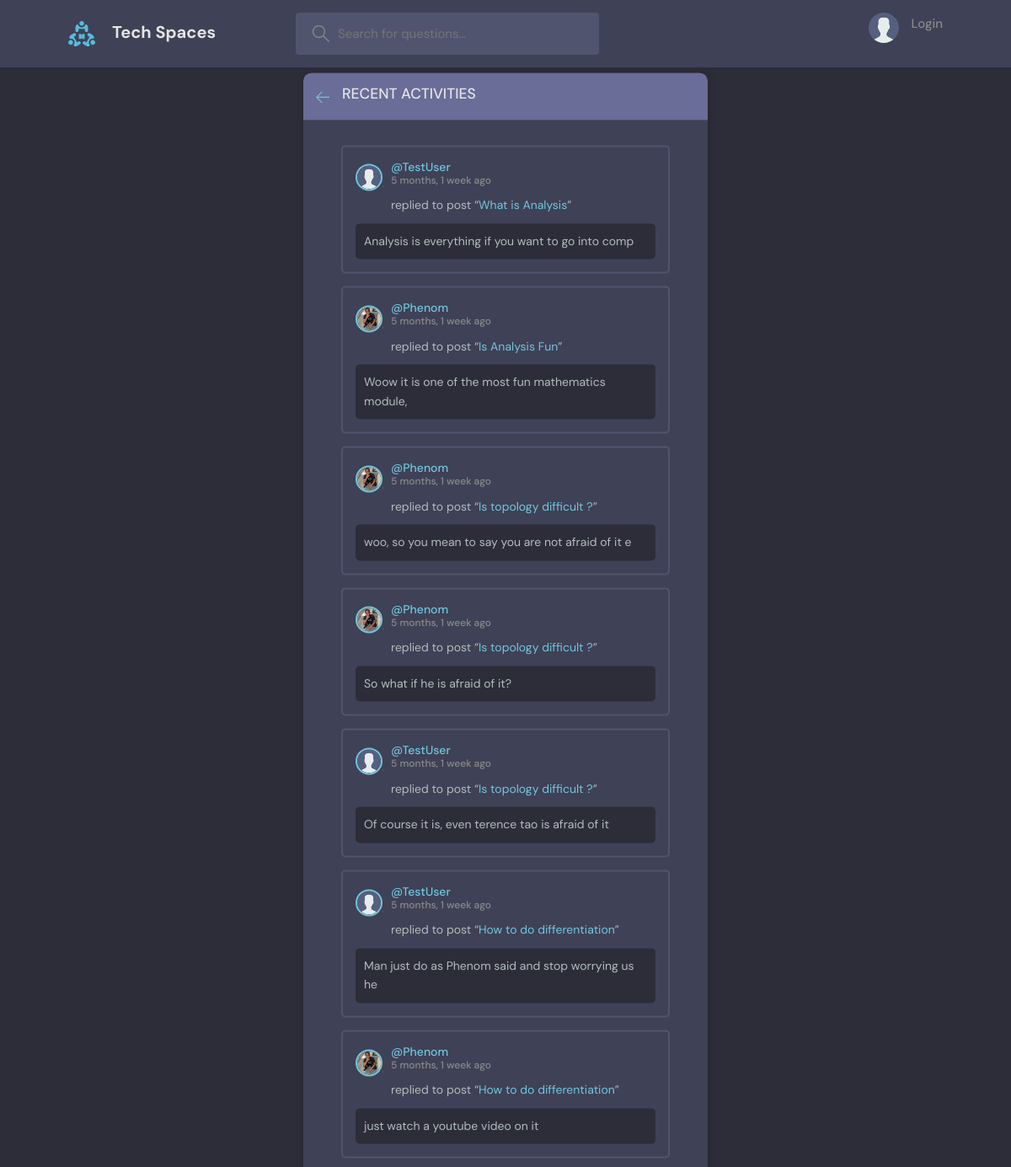
Page /activities/all/ on the earlier database version.
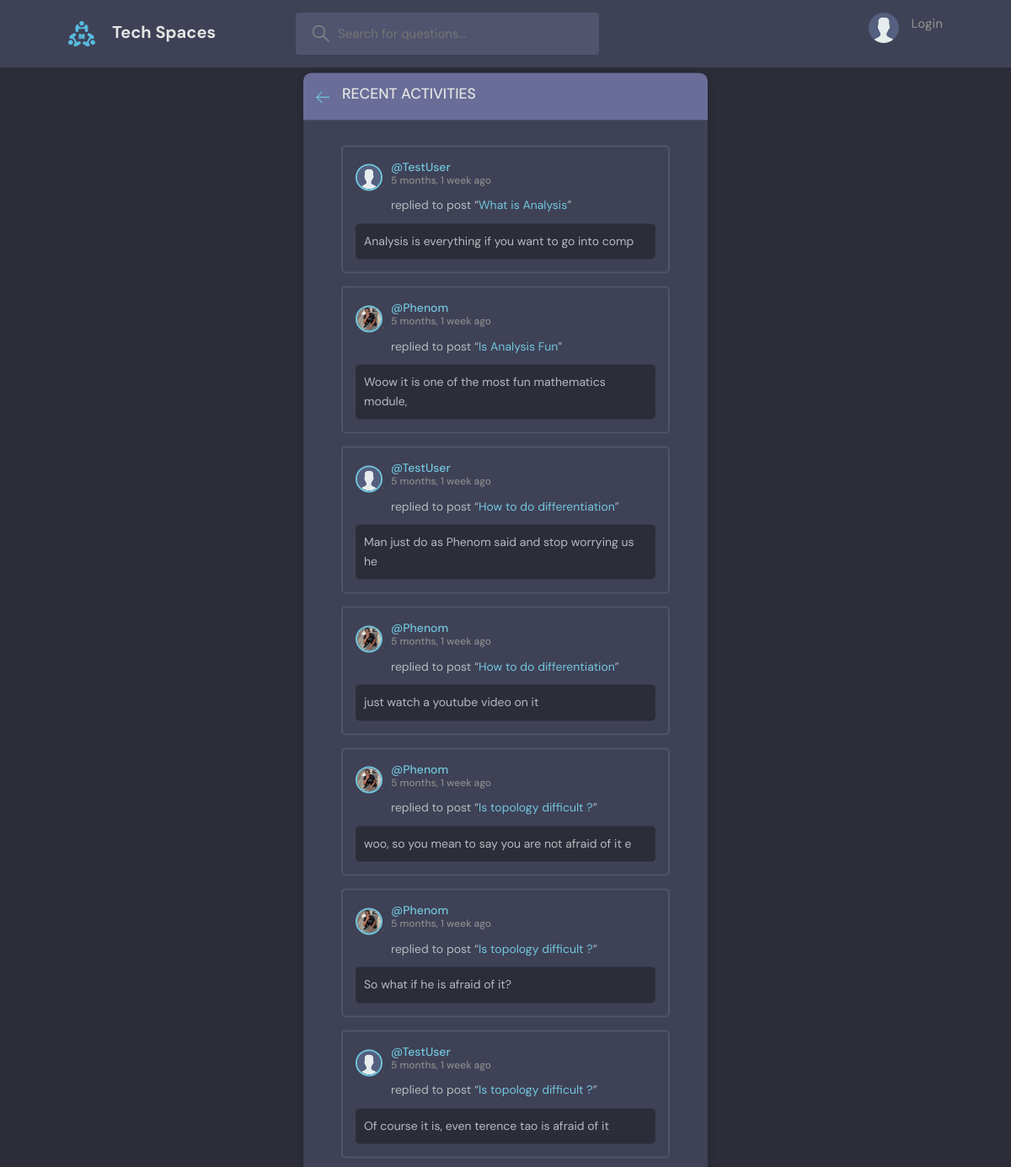
Same page on the later database version.
### core/models.py (models this page shows)
class Answer(models.Model):
    student = models.ForeignKey(User, on_delete=models.CASCADE)
    question = models.ForeignKey(Question, on_delete=models.CASCADE)
    body = models.TextField()
    updated = models.DateTimeField(auto_now=True)
    created = models.DateTimeField(auto_now_add=True)
    up_votes = models.PositiveIntegerField(default=0)
    down_votes = models.PositiveIntegerField(default=0)
    class Meta:
        ordering = ["-up_votes", "-created"]
    def __str__(self):
        return self.body[:50]

class User(AbstractUser):
    name = models.CharField(max_length=200, null=True)
    email = models.EmailField(unique=True, null=True)
    bio = models.TextField(null=True)
    avatar = models.ImageField(null=True, default='avatar.svg', upload_to='avatars')
    REQUIRED_FIELDS = []
    def __str__(self):
        return self.username

class Question(models.Model):
    student = models.ForeignKey(User, on_delete=models.SET_NULL, null=True)
    course = models.ForeignKey(Course, on_delete=models.SET_NULL, null=True)
    name = models.CharField(max_length=200)
    description = models.TextField(null=True, blank=True)
    contributors = models.ManyToManyField(User, related_name='participants', blank=True)
    updated = models.DateTimeField(auto_now=True)
    created = models.DateTimeField(auto_now_add=True)
    class Meta:
        ordering = ["-updated", "-created"]
    def __str__(self):
        return self.name

### core/views.py (the view)
# urls.py: path('activities/all/', views.AllActivitiesView.as_view(), name='all_activities'),
class AllActivitiesView(View):
    def get(self, request):
        activities = Answer.objects.filter()
        context = {
            'question_answers': activities,
        }
        return render(request, 'core/all_activities.html', context)

### core/templates/core/all_activities.html (shortened to what this page needs)
{% extends 'core/base.html' %}
{% block content %}
    <main class="layout">
      <div class="container">
        <div class="layout__box">
          <div class="layout__boxHeader">
            <div class="layout__boxTitle">
              <a href="index.html">
                <svg version="1.1" xmlns="http://www.w3.org/2000/svg" width="32" height="32" viewBox="0 0 32 32">
                  <title>arrow-left</title>
                  <path
                    d="M13.723 2.286l-13.723 13.714 13.719 13.714 1.616-1.611-10.96-10.96h27.625v-2.286h-27.625l10.965-10.965-1.616-1.607z"
                  ></path>
                </svg>
              </a>
              <h3>Recent Activities</h3>
            </div>
          </div>
          <div class="activities-page layout__body">
          {% for action in question_answers %}
            <div class="activities__box">
              <div class="activities__boxHeader roomListRoom__header">
                <a href="{% url 'profile' action.student.username %}" class="roomListRoom__author">
                  <div class="avatar avatar--small">
                    <img src="{{ action.student.avatar.url }}" />
                  </div>
                  <p>
                    @{{ action.student }}
                    <span>{{ action.created | timesince }} ago</span>
                  </p>
                </a>
              </div>
              <div class="activities__boxContent">
                <p>replied to post “<a href="{% url 'get_question' action.question.id %}">
                {{ action.question }}</a>”</p>
                <div class="activities__boxRoomContent">
                  {{ action }}
                </div>
              </div>
            </div>
          {% endfor %}
          </div>
        </div>
      </div>
    </main>
{% endblock content %}

Differences in the rows shown:
changed Answer "Man just do as Phenom said and stop worrying us he": moves up the list
changed Answer "just watch a youtube video on it": moves up the list
